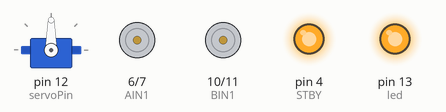
A sketch run on a simulated Arduino Uno, built with avr-gcc and run on an emulated ATmega328P. On the bench: servo, motor-driver pin pairs drawn as motors (green arrow = first pin HIGH = forward, orange = second pin HIGH = backward, longer = more drive, scaled by the enable pin, stopped while the standby pin is LOW), output pins drawn as LEDs (lit = HIGH). What the sketch prints to the serial monitor is not drawn.

Above: at 0.1 s.
Timing chart, 0 to 1.6 s (numbered marks = the images above):
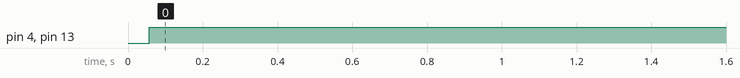

Measured:
- by itself, pin 4 (STBY), pin 13 (led): LOW → HIGH at 0.06 s

The sketch:

L298N_TankWithJoy_BT_Brdg.ino
```cpp
//======================== Init ========================
//--------------- General ---------------
#include<SoftwareSerial.h>
const int led = 13;

//--------------- Motors ---------------
//Motor A (Left)
const int PWMA = 3; //Speed control
const int AIN1 = 6; //Direction
const int AIN2 = 7; //Direction

//Motor B (Right)
const int PWMB = 5; //Speed control
const int BIN1 = 10; //Direction
const int BIN2 = 11; //Direction

const int STBY = 4; //standby

//--------------- Motor Move Func ---------------
boolean dir1;
boolean dir2;
const int L_minThr = -10;
const int L_maxThr = 10;
const int R_minThr = -10;
const int R_maxThr = 10;

//--------------- BT ---------------
const int BT_rx = 8;
const int BT_tx = 9;
char BT_data = 0;
SoftwareSerial BTserial(BT_rx, BT_tx);

//--------------- BT Parse ---------------
const byte numChars = 32;
char receivedChars[numChars];
char tempChars[numChars];        // temporary array for use when parsing

// variables to hold the parsed data
char BT_joyMsg[numChars] = {'S'};
int BT_joyH = 512;
int BT_joyV = 512;

boolean newData = false;
boolean BT_echo = false;                   //******** PARAMETER ******** echo BT to Serial console (disables parsing)
                                          //use baud 115200 in Serial Console
boolean BT_enabled = true;                //******** PARAMETER ******** BT or Joystick flag
unsigned long previousMillis = 0;         // will store last time BT data was updated
unsigned long currentMillis = 0;
const long BT_timeout = 2000;             // BT timeout (milliseconds). Zero H,V values after timeout.

//--------------- Joystick ---------------
const int joyHpin = 0;
const int joyVpin = 1;
//const int JoySpin = 3;
int joyH = 512, joyV = 512;
char joyMsg[numChars] = {'S'};
long Xinv, X, Y;
int V, W; // V = R+L; W = R-L;
int velL, velR;

//--------------- Bridge Servo ---------------
#include <Servo.h>
const int servoPin = 12;
int servoVal = 0;
bool servo_already_stay = false;
Servo brdgServo;

//======================== Setup ========================

void setup() {
  //--------------- H-Bridge ---------------
  pinMode(STBY, OUTPUT);

  pinMode(PWMA, OUTPUT);
  pinMode(AIN1, OUTPUT);
  pinMode(AIN2, OUTPUT);

  pinMode(PWMB, OUTPUT);
  pinMode(BIN1, OUTPUT);
  pinMode(BIN2, OUTPUT);

  //--------------- LED ---------------
  pinMode(led, OUTPUT);
  //digitalWrite(led, LOW);

  //--------------- Joystick ---------------
  pinMode(joyHpin, INPUT);
  pinMode(joyVpin, INPUT);
  //pinMode(joySpin, INPUT);

  //--------------- Bridge Servo ---------------
  brdgServo.attach(servoPin);

  //--------------- Serial: PC <-> Arduino ---------------
  Serial.begin(115200);
  while (!Serial) {
    ; // wait for serial port to connect. Needed for native USB port only
  }
  Serial.println("Arduino -> PC :)");

  //--------------- Serial: Arduino <-> BT ---------------
  BTserial.begin(9600);
  BTserial.println("Arduino -> BT :)");
  BTserial.println("Expecting: <[Msg], [Hor], [Ver]>");
  BTserial.println();
}


//======================== Loop ========================

void loop() {
  if(BT_echo){ // echo BT msgs for debug purposes
    BT_to_PC();
    PC_to_BT();
  }
  else{
    if(BT_enabled){
      BT_to_MHV();   // read MHV from BT
    } else {
      read_JoyHV(); // read HV from joystick
      strcpy(joyMsg, "S");
    }               // joyH, joyV, joyMsg

    //print_HV();
    //print_MHV();

    HV_to_LR();     //velL, velR

    //print_LR();

    LR_to_Motors(velL, velR);

    M_to_Servo(joyMsg);
  }
}


//======================== Functions ========================
//--------------- Joystick -> HV ---------------
void read_JoyHV(){
  joyH = analogRead(joyHpin);
  joyV = analogRead(joyVpin);
}


//--------------- HV -> LR ---------------
// HV: (0-1023) => LR: (-255,255)
void HV_to_LR(){
  //Xinv: (0-1023) -> (-255,...,0,1,..,256)
  //   X: (0-1023) -> (-256,..,-1,0,..,255)
  //   Y: (0-1023) -> (-255,...,0,1,..,256)
  Xinv = joyH/2-255;
  X = -Xinv;
  Y = joyV/2-255;

  //X: (-256,..,-1,0,..,255) -> (-255,..,0,0,..255)
  //Y: (-255,...,0,1,..,256) -> (-255,..,0,0,..255)
  X = (X < 0) ? (X + 1) : X;
  Y = (Y > 0) ? (Y - 1) : Y;

  V = (255-abs(X))*Y/255 + Y;
  W = (255-abs(Y))*X/255 + X;

  //vel: (-255,..,0,0,..255)
  velL = (V-W)/2;
  velR = (V+W)/2;
}


//--------------- LR -> Motors ---------------
// (-255,-255) <= (velL,velR) <= (255,255)
void LR_to_Motors(int velL, int velR){
  //if ((L_minThr <= velL) && (velL <= L_maxThr) && (R_minThr <= velR) && (velR <= R_maxThr)){  // Joystick center => Motors standby
  //  digitalWrite(led, LOW);
  //  motorsStop();
  //} else {                                                                                    // Joystick move => Motors move
    digitalWrite(led, HIGH);
    motorMove(1, velL>=0 ? velL : -velL, velL>0 ? 0 : 1);
    motorMove(0, velR>=0 ? velR : -velR, velR>0 ? 0 : 1);
  //}
}


//--------------- Msg -> Bridge Servo ---------------
void M_to_Servo(char* joyMsg) {
  if (joyMsg[0] == 'S') {
    if(servo_already_stay){
      pinMode(servoPin, INPUT); // "switch off" the servo
      //Nothing to do. Already set to 90 degrees
    } else {
      //Serial.println("Stay");
      pinMode(servoPin, OUTPUT); // "switch on" the servo
      brdgServo.write(90);
      servo_already_stay = true;
    }
  } else if (joyMsg[0] == 'U') {
    //Serial.println("Up");
    pinMode(servoPin, OUTPUT); // "switch on" the servo
    brdgServo.write(100);
    servo_already_stay = false;
  } else if (joyMsg[0] == 'D') {
    //Serial.println("Down");
    pinMode(servoPin, OUTPUT); // "switch on" the servo
    brdgServo.write(80);
    servo_already_stay = false;
  }
}


//--------------- Print HV ---------------
void print_HV(){
  Serial.print("joyH: ");
  Serial.println(joyH);
  Serial.print("joyV: ");
  Serial.println(joyV);
  Serial.println();
}


//--------------- Print LR ---------------
void print_LR(){
  Serial.print("velL: ");
  Serial.println(velL);
  Serial.print("velR: ");
  Serial.println(velR);
  Serial.println();
}


//--------------- Move Motors ---------------
void motorsStop(){
//enable standby
  digitalWrite(STBY, LOW);
}


void motorMove(int motor, int speed, int direction){
//Move specific motor at speed and direction
//motor: 0 for A 1 for B
//speed: 0 is off, and 255 is full speed
//direction: 0 clockwise, 1 counter-clockwise

  digitalWrite(STBY, HIGH); //disable standby

  dir1 = LOW;
  dir2 = HIGH;

  if(direction == 1){
    dir1 = HIGH;
    dir2 = LOW;
  }

  if(motor == 0){
    digitalWrite(AIN1, dir1);
    digitalWrite(AIN2, dir2);
    analogWrite(PWMA, speed);
  }else{
    digitalWrite(BIN1, dir1);
    digitalWrite(BIN2, dir2);
    analogWrite(PWMB, speed);
  }
}


//--------------- Motors Debug ---------------
// Simple debug functions
void moveForward(){
  LR_to_Motors(255,255);
}

void moveBackward(){
  LR_to_Motors(-255,-255);
}

void moveLeft(){
  LR_to_Motors(0,255);
}

void moveRight(){
  LR_to_Motors(255,0);
}

void fullRight(){
  LR_to_Motors(-255,255);
}


//======================== BT Functions ========================
//--------------- BT -> MHV ---------------
void BT_to_MHV(){
  recvWithStartEndMarkers();
  currentMillis = millis();
  if (newData == true) {
    previousMillis = currentMillis;
    strcpy(tempChars, receivedChars);
            // this temporary copy is necessary to protect the original data
            //   because strtok() used in parseData() replaces the commas with \0
    parseData_to_MHV();
    //print_MHV();
    joyH = constrain(BT_joyH, 0, 1023);
    joyV = constrain(BT_joyV, 0, 1023);
    strcpy(joyMsg, BT_joyMsg);
    newData = false;
  }
  if (currentMillis - previousMillis >= BT_timeout){  // no data recieved for at least BT_timeout ms. Center VH.
    joyH = 512;
    joyV = 512;
    strcpy(joyMsg, "S");
  }
}


void recvWithStartEndMarkers() {
    static boolean recvInProgress = false;
    static byte ndx = 0;
    char startMarker = '*';
    char endMarker = '#';
    char rc;

    while (BTserial.available() > 0 && newData == false) {
        rc = BTserial.read();

        if (recvInProgress == true) {
            if (rc != endMarker) {
                receivedChars[ndx] = rc;
                ndx++;
                if (ndx >= numChars) {
                    ndx = numChars - 1;
                }
            }
            else {
                receivedChars[ndx] = '\0'; // terminate the string
                recvInProgress = false;
                ndx = 0;
                newData = true;
            }
        }

        else if (rc == startMarker) {
            recvInProgress = true;
        }
    }
}


void parseData_to_MHV() {      // split the data into its parts

    char * strtokIndx; // this is used by strtok() as an index

    strtokIndx = strtok(tempChars,",");   // get the first part - the string
    strcpy(BT_joyMsg, strtokIndx);    // copy it to BT_joyMsg

    strtokIndx = strtok(NULL, ",");       // this continues where the previous call left off
    BT_joyH = atoi(strtokIndx);  // convert joystick horizontal to integer

    strtokIndx = strtok(NULL, ",");
    BT_joyV = atoi(strtokIndx);  // convert joystick vertical to integer

}


void print_MHV() {
    Serial.print("Msg: ");
    Serial.println(BT_joyMsg);
    Serial.print("joyH: ");
    Serial.println(BT_joyH);
    Serial.print("joyV: ");
    Serial.println(BT_joyV);
}

//--------------- Serial echo PC <-> BT ---------------

void PC_to_BT(){
  // PC -> BT
  while (Serial.available() > 0) {
    delay(1);
    if (Serial.available() > 0)
    {
      Serial.println(Serial.available());
      BT_data = Serial.read();
      Serial.write(BT_data);
      BTserial.write(BT_data);
    }
  }
}

void BT_to_PC(){
  while (BTserial.available() > 0) {
    BT_data = BTserial.read();
    Serial.write(BT_data);
    // send this POS further
  }
}
```
